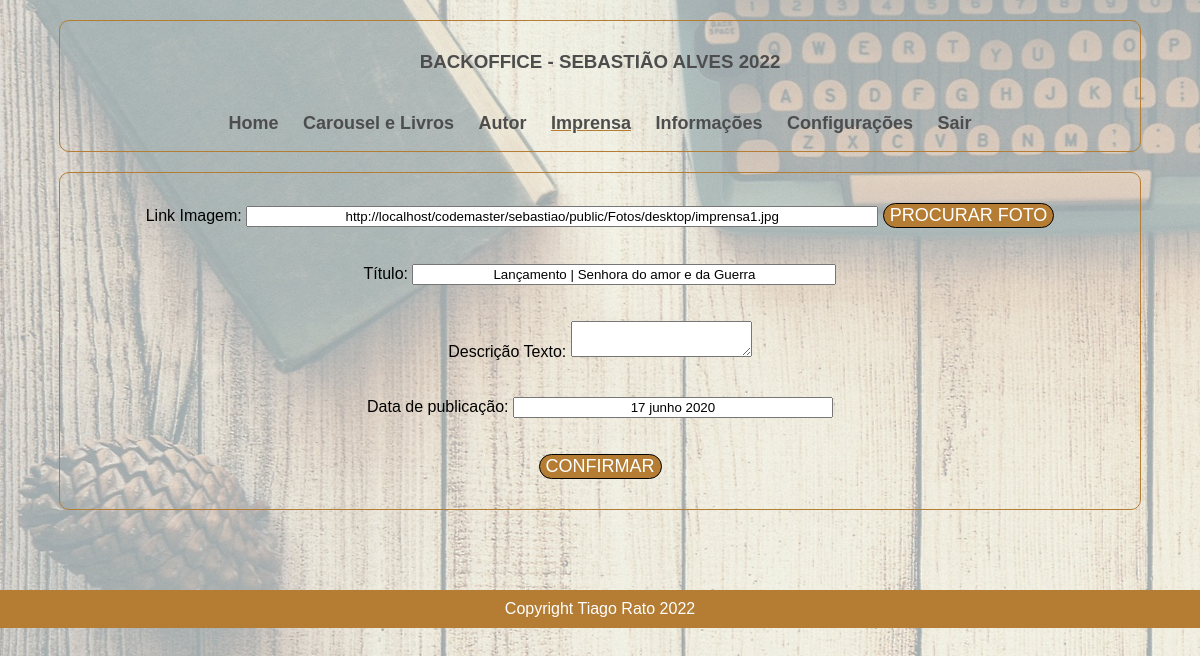
The page /backoffice/editar_imprensa.php?id=1 (signed in) on the database its author committed.
### tables this page shows
CREATE TABLE `imprensa` (
  `id` int(11) NOT NULL,
  `titulo` varchar(300) NOT NULL,
  `data` varchar(300) NOT NULL,
  `imagem` varchar(3000) NOT NULL,
  `texto` varchar(3000) NOT NULL
);

### backoffice/editar_imprensa.php (called while the page is built, shortened)
<?php
require_once "componentes/header.php";
require_once "edicoes/editar_imprensa.php";
require_once "componentes/footer.php";
?>

### configuracoes/base_dados.php (called while the page is built, shortened)
<?php
$base_dados = [
    "hospedagem" => "localhost",
    "usuario" => "root",
    "senha" => "",
    "nome" => "sebastiao_bd"
];
function selectSQLUnico($sql){
    global $base_dados;
    $conexao = mysqli_connect(
        $base_dados["hospedagem"],
        $base_dados["usuario"],
        $base_dados["senha"],
        $base_dados["nome"]
    );
    mysqli_set_charset($conexao, "utf8");
    $busca = mysqli_query($conexao, $sql);
    $resultado = mysqli_fetch_assoc($busca);
    return $resultado;
}
?>

### backoffice/edicoes/editar_imprensa.php (the view, shortened to what this page needs)
<?php
if(isset($_GET["id"])){
    $id = $_GET["id"];
    $sql = "SELECT * FROM imprensa WHERE id=$id";
    $imprensa = selectSQLUnico($sql);
}
?>
    <main>
        <div class="box" style="padding: 10px 0px">
            <form action="" style="padding:20px">
                <label for="imagem">Link Imagem:</label>
                <input type="text" name="imagem" value="<?= $imprensa["imagem"] ;?>" style="width:60%">
                <button class="botao" type="button" onclick="window.open('./file_manager/tinyfilemanager.php', '', 'width=600,height=600')">Procurar Foto</button>
                <br><br><br>
                <label for="titulo">Título:</label>
                <input type="text" name="titulo" value="<?= $imprensa["titulo"] ;?>" style="width:40%">
                <br><br><br>
                <label for="texto">Descrição Texto:</label>
                <textarea id="editor" name="texto"><?= $imprensa["texto"]; ?></textarea>
                <br><br><br>
                <label for="data">Data de publicação:</label>
                <input type="text" name="data" value="<?= $imprensa["data"] ;?>" style="width:30%">
                <br><br><br>
                <input type="submit" value="Confirmar" class="botao">
            </form>
        </div>
    </main>

### backoffice/style.css (style rules this page uses)
body::after { content: ""; background-image: url("componentes/background.jpg"); opacity: 0.4; top: 0; left: 0; bottom: 0; right: 0; position: fixed; z-index: -1; }
body { text-align: center; margin: auto; font-family: 'Franklin Gothic Medium', 'Arial Narrow', Arial, sans-serif; }
.box { border-radius: 10px; width: 90%; margin: auto; border: 1px solid rgb(180, 125, 51); margin-top: 20px; }
input { text-align: center; }
.botao { text-transform: uppercase; transition-duration: 1s; background-color: rgb(180, 125, 51); color: white; border-radius: 15px; border: 1px solid black; font-size: 18px; }

### rows shown on the page
imprensa: imagem "http://localhost/codemaster/sebastiao/public/Fotos/desktop/imprensa1.jpg", titulo "Lançamento | Senhora do amor e da Guerra", data "17 junho 2020"
